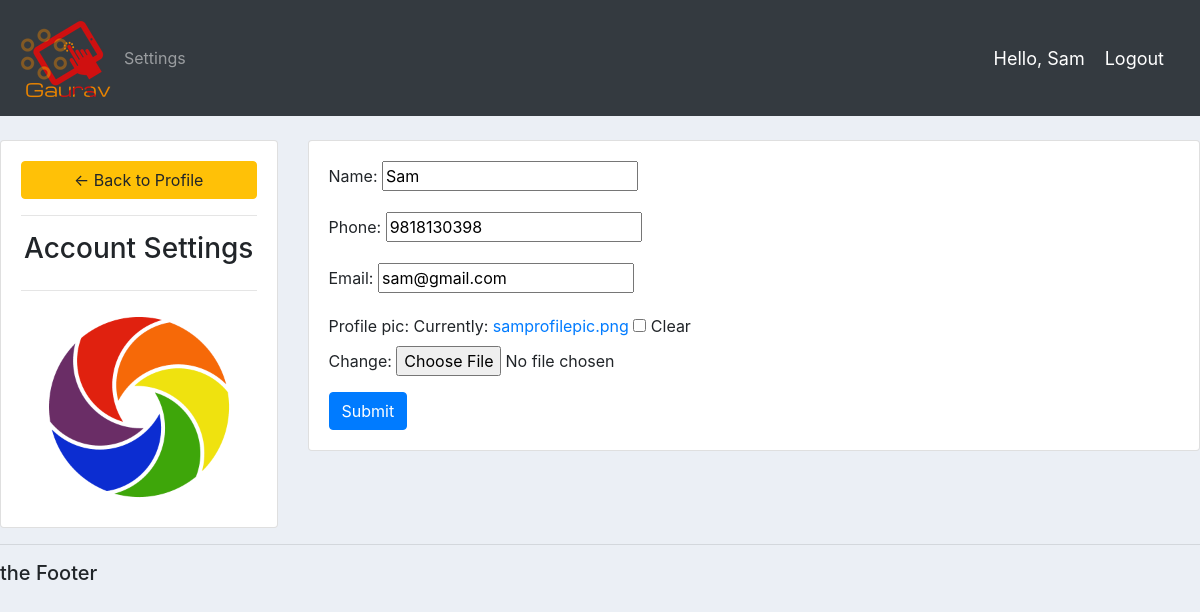
Screenshot of /account/ (signed in) with the database file from the repository.
### accounts/models.py (models this page shows, shortened)
class Customer(models.Model):
   user         = models.OneToOneField(User, null=True,blank=True,on_delete=models.CASCADE)
   name         = models.CharField(max_length=200, null=True)
   phone        = models.CharField(max_length=15, null=True)
   email        = models.CharField(max_length=100, null=True)
   profile_pic  = models.ImageField(default="profile1.jpg",null=True, blank=True)
   date_created = models.DateTimeField(auto_now_add=True, null=True)

### accounts/decorators.py (the view)
        def wrapper_func(request, *args, **kwargs):
            group = None
            if request.user.groups.exists():
                group = request.user.groups.all()[0].name
            if group in allowed_roles:
                return view_func(request, *args, **kwargs)
            else:
                return HttpResponse('You Are Not Authorized To Access to this Page')

### accounts/forms.py
class CustomerForm(ModelForm):
    class Meta:
        model   = Customer
        fields  = '__all__'
        exclude = ['user']

### accounts/views.py (called while the page is built)
@login_required(login_url='login')
@allowed_users(allowed_roles=['customers'])
def accountSettings(request):
    customer = request.user.customer
    form     = CustomerForm(instance=customer)
    if request.method == 'POST':
        form = CustomerForm(request.POST, request.FILES , instance=customer)
        if form.is_valid():
            form.save()
    context  = {
        'form':form
    }
    return render(request, 'accounts/account_settings.html', context)

### accounts/templates/accounts/account_settings.html (shortened to what this page needs)
{%  extends 'main.html' %}
{% load static %}
{% block content %}
<br>
<div class="row">
	<div class="col-md-3">
		<div class="card card-body">
			<a class="btn btn-warning" href="{% url 'home' %}"> &#8592; Back to Profile</a>
			<hr>
			<h3 style="text-align: center">Account Settings</h3>
			<hr>
			<img class="profile-pic" src="{{request.user.customer.profile_pic.url}}" >
		</div>
	</div>
	<div class="col-md-9">
		<div class="card card-body">
			<form method="POST" action="" enctype="multipart/form-data">
				{{form.as_p}}
			<input class="btn btn-primary" type="submit" name="Update Information">
			</form>
		</div>
	</div>
</div>
{% endblock %}

### accounts/templates/navbar.html (shortened to what this page needs)
{% load static %}
<nav class="navbar navbar-expand-lg navbar-dark bg-dark">
 <img src="{% static 'images/glogo.png' %}">
  <div class="collapse navbar-collapse" id="navbarNav">
    <ul class="navbar-nav">
      {% if request.user.is_staff %}
      <li class="nav-item active">
        <a class="nav-link" href="{% url 'home' %}">Dashboard</a>
      </li>
      <li class="nav-item">
        <a class="nav-link" href="{% url 'products' %}">Products</a>
      </li>
      {% else %}
      <li class="nav-item">
        <a class="nav-link" href="{% url 'account' %}">Settings</a>
      </li>
      {% endif %}
    </ul>
  </div>
  <span class="hello-msg">Hello, {{request.user}}</span>
  <span ><a  class="hello-msg" href="{% url 'logout' %}">Logout</a></span>
</nav>

### static/css/main.css (style rules this page uses)
body { background-color: #ebeff5; }

### accounts/templates/navbar.html (style rules this page uses)
.hello-msg { font-size: 18px; color: #fff; margin-right: 20px; }

### accounts/templates/accounts/account_settings.html (style rules this page uses)
.profile-pic { max-width: 200px; max-height:200px; margin: 0 auto; border-radius: 50%; }

### rows the page displays
Customer: name "Sam", phone "9818130398", email "sam@gmail.com"

### other values shown
{{ request.user }} "Sam"
